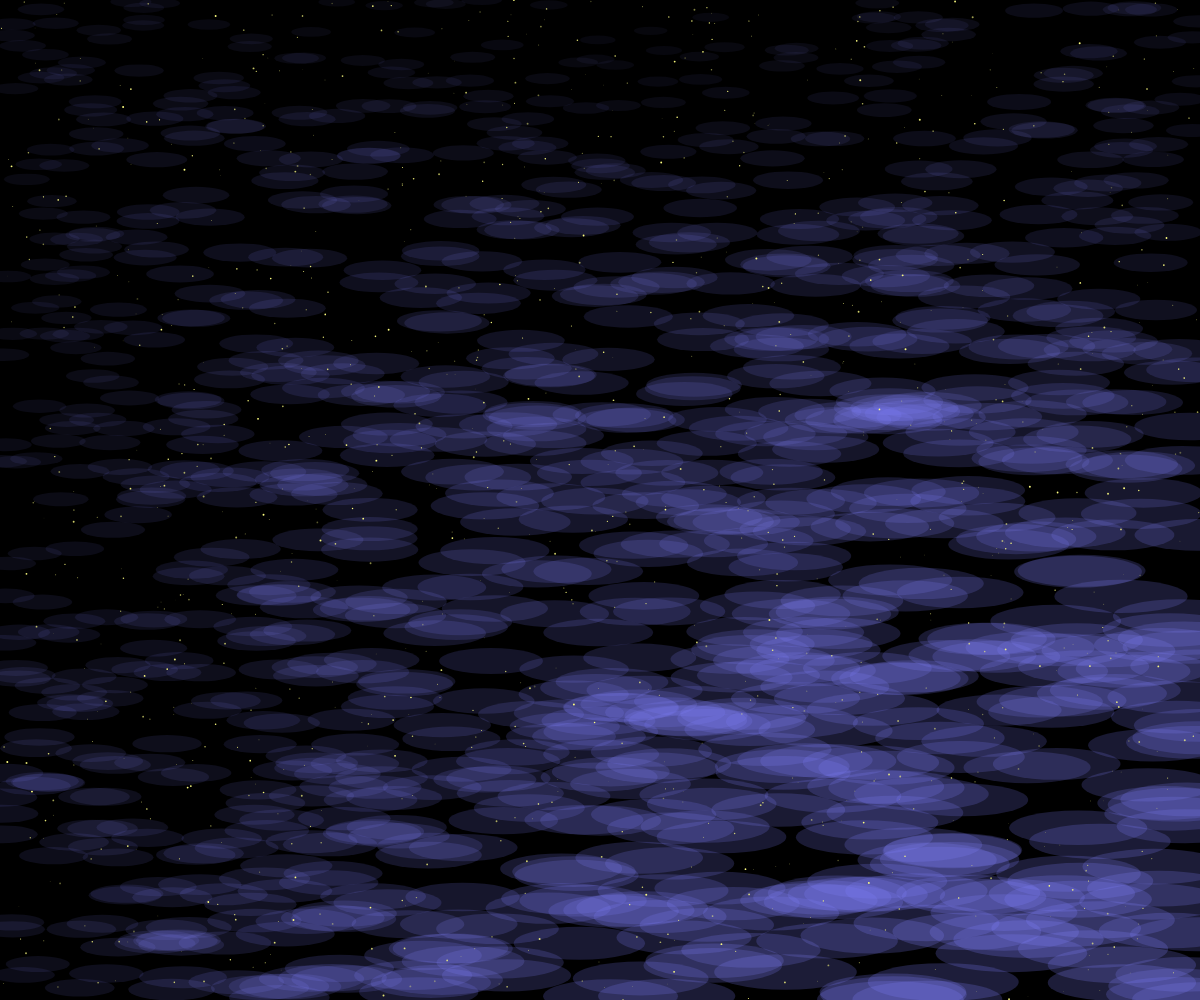
Frame 1 (no input)
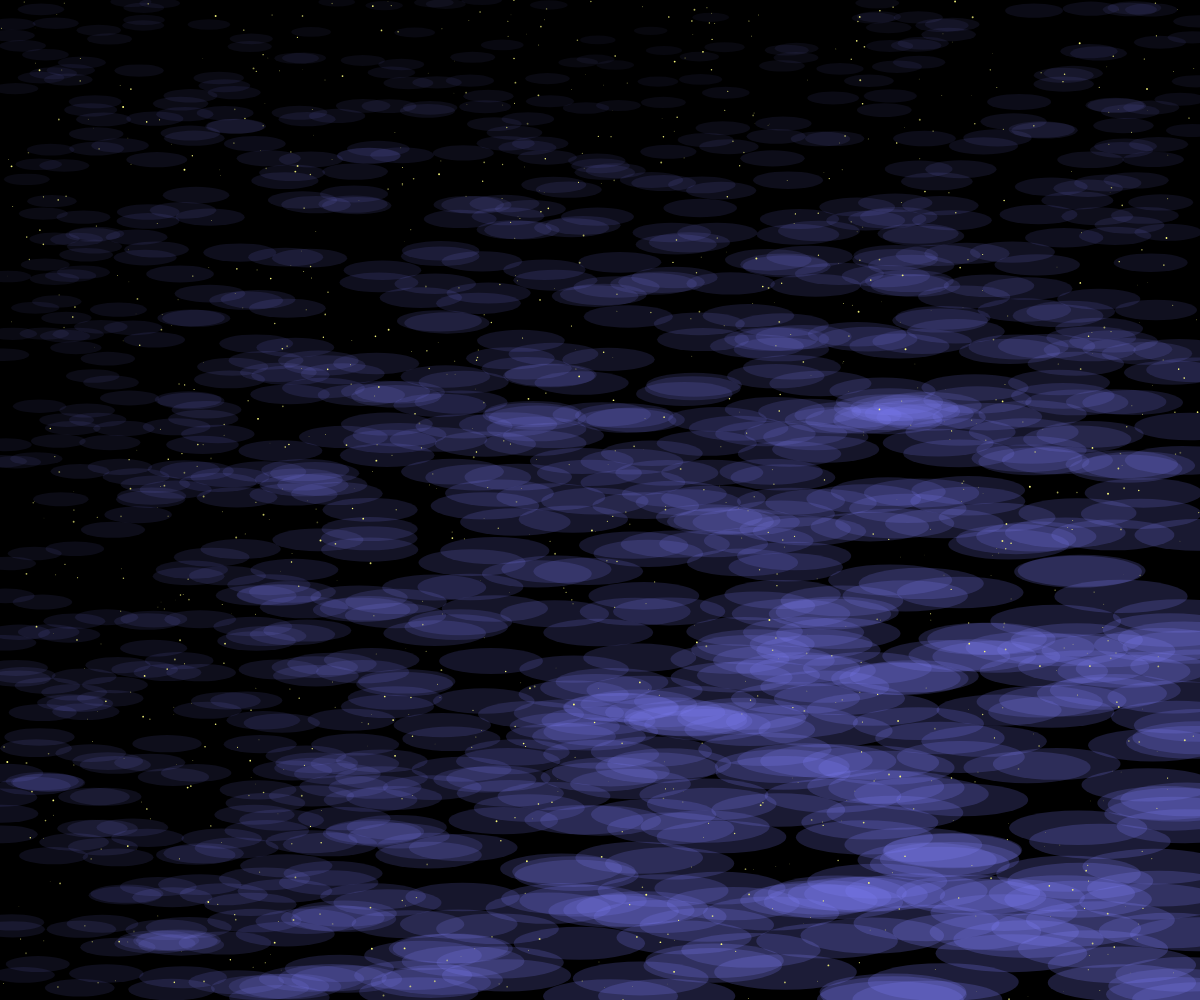
Frame 60 (no input)
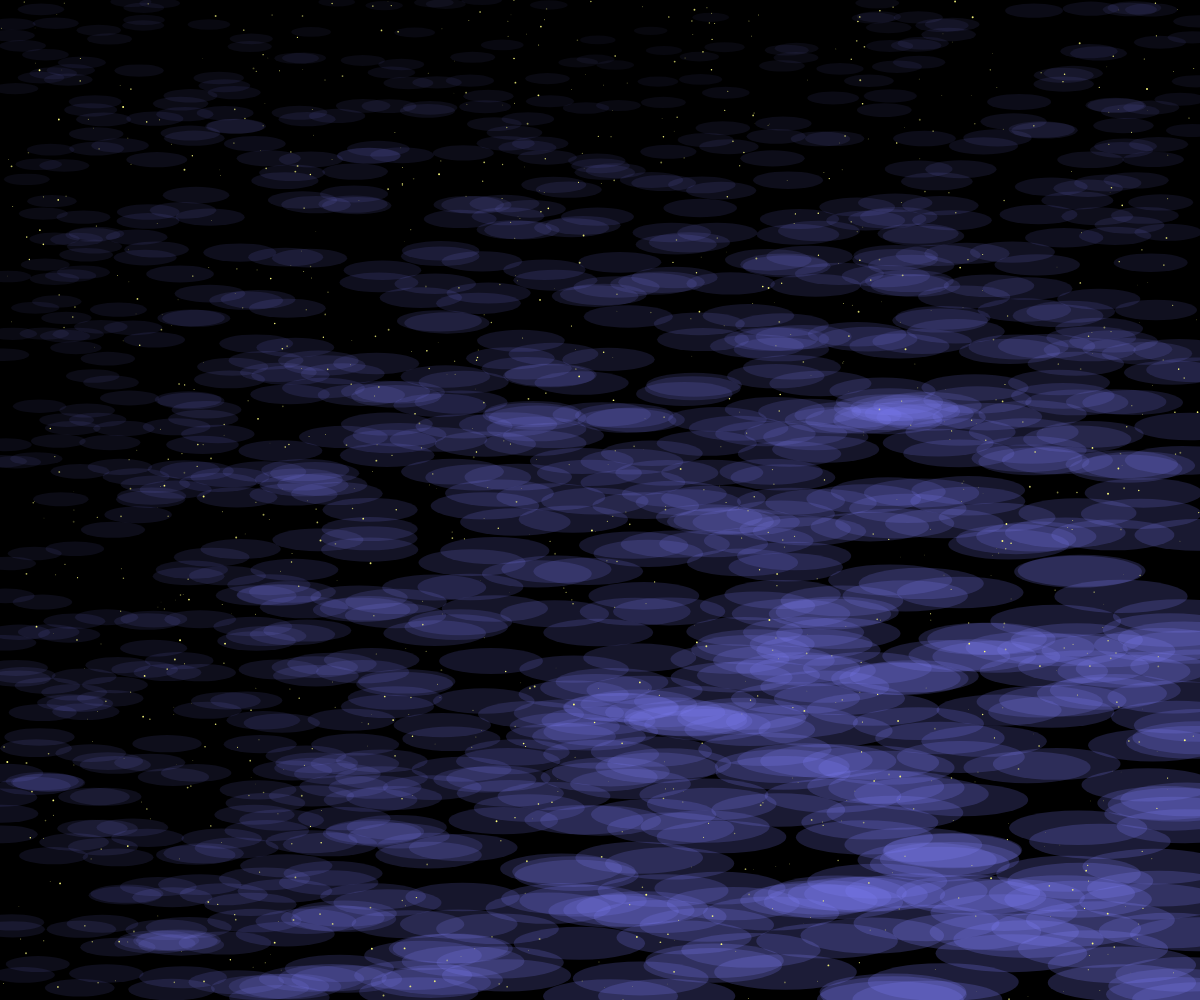
Frame 120 (the mouse pressed at the canvas centre since frame 60)

The p5.js sketch that drew these frames (run headless with seeded random() and noise() and a simulated clock; from frame 60 on, the mouse is pressed at the canvas centre):

// p5.js sketch
// ── sketch.js
let stars = [];
let mw;
let supernovas = [];

function setup() {
  createCanvas(windowWidth, windowHeight);
  colorMode(HSB, 360, 100, 100, 1);
  
  // Create Milky Way background
  mw = createGraphics(width, height);
  mw.colorMode(HSB, 360, 100, 100, 1);
  mw.noiseSeed(42);
  for (let i = 0; i < 1000; i++) {
    let x = random(width);
    let y = random(height);
    let a = map(noise(x * 0.001, y * 0.001), 0, 1, 0, 1);
    mw.fill(240, 50, 100, a * 0.3);
    mw.noStroke();
    mw.ellipse(x, y, 200 * a, 50 * a);
  }
  
  // Create stars
  for (let i = 0; i < 1000; i++) {
    stars.push({
      x: random(width),
      y: random(height),
      size: random(0.5, 2),
      brightness: random(0.5, 1),
      twinkleSpeed: random(0.01, 0.03),
      twinklePhase: random(TWO_PI)
    });
  }
}

function draw() {
  background(0);
  
  // Draw Milky Way
  image(mw, 0, 0);
  
  // Draw stars
  for (let star of stars) {
    let twinkle = sin(frameCount * star.twinkleSpeed + star.twinklePhase);
    let brightness = star.brightness + twinkle * 0.3;
    fill(60, 50, 100, brightness);
    noStroke();
    ellipse(star.x, star.y, star.size);
  }
  
  // Occasionally create a supernova
  if (frameCount % 200 === 0 && random() > 0.7) {
    let x = random(width);
    let y = random(height);
    let size = random(10, 30);
    let life = 30;
    supernovas.push({x, y, size, life});
  }
  
  // Update and draw supernovas
  for (let i = supernovas.length - 1; i >= 0; i--) {
    let sn = supernovas[i];
    sn.life--;
    let alpha = map(sn.life, 0, 30, 0, 1);
    fill(0, 100, 100, alpha * 0.8);
    noStroke();
    ellipse(sn.x, sn.y, sn.size * (30 - sn.life) / 30);
    
    if (sn.life <= 0) {
      supernovas.splice(i, 1);
    }
  }
}

function windowResized() {
  resizeCanvas(windowWidth, windowHeight);
}
